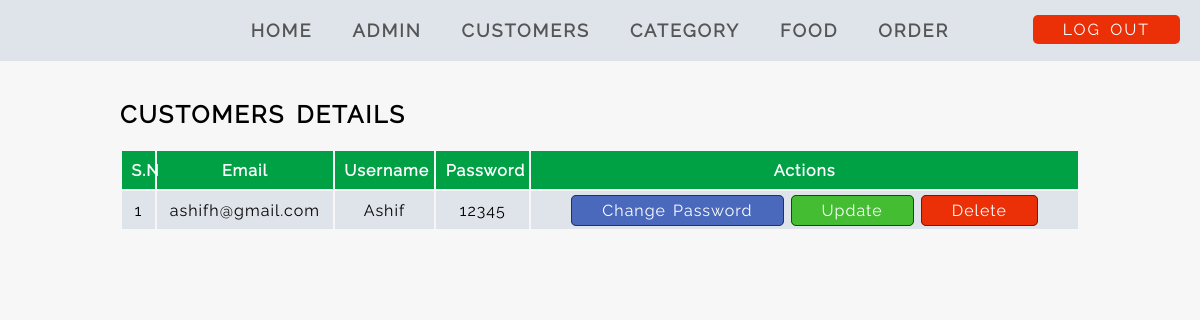
The page /adminPanel/manage-customers.php (signed in) on the database its author committed.
### tables this page shows
CREATE TABLE customer (
  id int NOT NULL PRIMARY KEY,
  email varchar(40) NOT NULL,
  username varchar(20) NOT NULL,
  password varchar(20) NOT NULL);

### adminPanel/manage-customers.php (the view, shortened to what this page needs)
<?php include 'nav.php' ?>
<div class="main-content">
    <div class="wrapper">
        <div class="admin-header">
            <h2> <strong class="title-letter-space text-uppercase">Customers Details</strong></h2>
        </div>
        <table class="full-width text-center normal-word-space">
            <thead>
                <tr>
                    <th>S.N</th>
                    <th>Email</th>
                    <th>Username</th>
                    <th>Password</th>
                    <th>Actions</th>
                </tr>
            </thead>
            <tbody>
                <?php
                $sql = "select * from customer";
                $res = mysqli_query($conn,$sql);
                if($res){
                    $num = mysqli_num_rows($res);
                    $id_new = 1;
                    if($num > 0){
                        while($rows = mysqli_fetch_assoc($res)){
                            $id = $rows['id'];
                            $email = $rows['email'];
                            $UserName = $rows['username'];
                            $pass = $rows['password'];
                    ?>
                    <tr>
                        <td><?php echo $id_new++; ?></td>
                        <td><?php echo $email; ?></td>
                        <td><?php echo $UserName; ?></td>
                        <td><?php echo $pass; ?></td>
                        <td>
                            <a href="<?php echo INDEXPAGE ?>adminPanel/change-password-customers.php?id=<?php echo $id; ?>" class="link-btn btn-change-color">Change Password</a>
                            <a href="<?php echo INDEXPAGE ?>adminPanel/update-customers.php?id=<?php echo $id; ?>" class="link-btn btn-primary-color">Update</a>
                            <a href="<?php echo INDEXPAGE ?>adminPanel/delete-admin.php?id=<?php echo $id; ?>" class="link-btn btn-danger-color">Delete</a>
                        </td>
                    </tr>
                    <?php
                        }
                        }
                        }
                    ?>
            </tbody>
        </table>
    </div>
</div>

### css/style.css (style rules this page uses)
* { margin : 0; padding : 0; box-sizing: border-box; }
:root { --primary-color : #00A145; --secondary-color : #dfe4ea; --btn-primary-color: #44bd32; --btn-danger-color : #eb2f06; --btn-add-color : #4a69bd; }
body { font-family : 'raleway-regular'; background-color: #f7f7f7; font-size : 16px; }
.text-center { text-align: center; }
.text-uppercase { text-transform: uppercase; }
.title-letter-space { letter-spacing: 2px; word-spacing : 3px; }
.normal-word-space { letter-spacing: 1px; word-spacing : 2px; }
.full-width { width: 100%; }
.wrapper { width : 80%; margin: 0 auto; }
.main-content { margin: 30px 0; }
table { margin-top: 20px; margin-bottom: 100px; }
table th { padding: 1%; }
table td { padding: 1%; }
table tbody { background-color: var(--secondary-color); }
table thead tr { background-color: var(--primary-color); color : white; }
table tr a { text-decoration: none; color : black; padding : 5px 15px; border : 1px solid #333; }
.admin-header { margin-top: 100px; display : flex; justify-content: space-between; }
.link-btn { text-decoration: none; color : white; padding : 5px 30px; border-radius : 5px; transition : 0.3s; }
.btn-primary-color { background-color: var(--btn-primary-color); }
.btn-danger-color { background-color: var(--btn-danger-color); }
.btn-change-color { background-color: var(--btn-add-color); }

### rows shown on the page
customer: email "ashifh@gmail.com", username "Ashif", password "12345"
